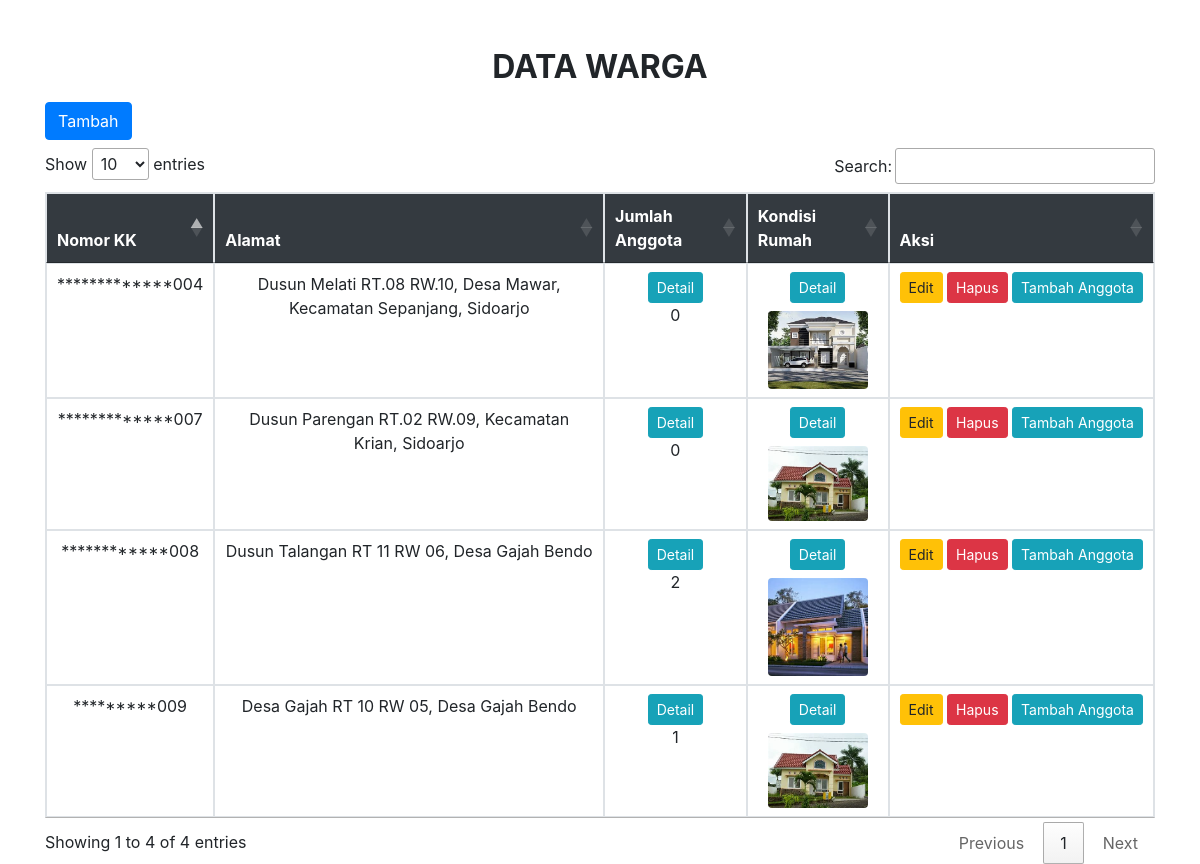
The page / on the database its author committed.
### tables this page shows
CREATE TABLE `kk` (
  `id_kk` int(11) NOT NULL,
  `nomor_kk` varchar(16) DEFAULT NULL,
  `alamat` varchar(255) DEFAULT NULL,
  `kondisi_rumah` varchar(255) DEFAULT NULL,
  `pemilik_rumah` varchar(50) DEFAULT NULL,
  `luas_tanah` double DEFAULT NULL,
  `luas_bangunan` double DEFAULT NULL,
  `jumlah_kamar_mandi` int(11) DEFAULT NULL,
  `jumlah_kamar_tidur` int(11) DEFAULT NULL,
  `jenis_material_bangunan` varchar(50) DEFAULT NULL,
  `listrik_watt` int(11) DEFAULT NULL,
  `npbb` varchar(20) DEFAULT NULL
);

### index.php (the view, shortened to what this page needs)
<!DOCTYPE html>
<html lang="en">
<head>
    <link rel="stylesheet" type="text/css" href="https://cdn.datatables.net/1.11.5/css/jquery.dataTables.css">
    <link rel="stylesheet" href="https://stackpath.bootstrapcdn.com/bootstrap/4.5.2/css/bootstrap.min.css">
</head>
<body>
    <div class="container mt-5">
        <h2 class="text-center mb-3 text"><b>DATA WARGA</b></h2>
        <div class="">
            <button type="button" class="btn btn-primary text-center mb-2 " data-toggle="modal" data-target="#tambahModal">
                Tambah
            </button>
        </div>
        <table id="dttb" class="table table-bordered text-center table-hover mt-3">
            <thead class="bg-dark text-white">
                <tr>
                    <th>Nomor KK</th>
                    <th>Alamat</th>
                    <th>Jumlah Anggota</th>
                    <th>Kondisi Rumah</th>
                    <th>Aksi</th>
                </tr>
            </thead>
            <tbody>
                <?php
                include 'koneksi.php';
                $query = "SELECT KK.*, COUNT(KTP.id_ktp) AS jumlah_anggota
                FROM KK
                LEFT JOIN KTP ON KK.id_kk = KTP.id_kk
                GROUP BY KK.id_kk";
                $result = mysqli_query($conn, $query);
                while ($row = mysqli_fetch_assoc($result)) { ?>
                    <tr>
                        <td><?= str_repeat('*', strlen($row['nomor_kk']) - 3) . substr($row['nomor_kk'], -3) ?></td>
                        <td><?= $row['alamat'] ?></td>
                        <td class="text-center">
                            <button type='button' class='btn btn-info btn-sm' data-toggle='modal' data-target='#detail_anggota<?= $row['id_kk'] ?>'>Detail</button>
                            <br>
                            <?= $row['jumlah_anggota'] ?>
                        </td>
                        <td class="text-center">
                            <button type='button' class='btn btn-info btn-sm mb-2' data-toggle='modal' data-target='#detail_rumah<?= $row['id_kk'] ?>'>Detail</button>
                            <br>
                            <img src='<?= $row['kondisi_rumah'] ?>' alt='Gambar' style='max-width: 100px; max-height: 100px;' class="rounded">
                        </td>
                        <td class="text-nowrap">
                            <button type='button' class='btn btn-warning btn-sm' data-toggle='modal' data-target='#editModal<?= $row['id_kk'] ?>'>Edit</button>
                            <a href='proses_hapus.php?id_kk=<?= $row['id_kk'] ?>' class='btn btn-danger btn-sm' onclick='return confirm("Apakah Anda yakin ingin menghapus data?")'>Hapus</a>
                            <button type='button' class='btn btn-info btn-sm' data-toggle='modal' data-target='#tambahAnggotaModal<?= $row['id_kk'] ?>'>Tambah Anggota</button>
                        </td>
                    </tr>
                <?php
                }
                ?>
            </tbody>
        </table>
    </div>
</body>
</html>

### rows shown on the page
kk: nomor_kk "************", nomor_kk "008", alamat "Dusun Talangan RT 11 RW 06, Desa Gajah Bendo", jumlah_anggota "2", kondisi_rumah (picture)
kk: nomor_kk "*************", nomor_kk "007", alamat "Dusun Parengan RT.02 RW.09, Kecamatan Krian, Sidoarjo", jumlah_anggota "0", kondisi_rumah (picture)
kk: nomor_kk "*************", nomor_kk "004", alamat "Dusun Melati RT.08 RW.10, Desa Mawar, Kecamatan Sepanjang, Sidoarjo", jumlah_anggota "0", kondisi_rumah (picture)
kk: nomor_kk "*********", nomor_kk "009", alamat "Desa Gajah RT 10 RW 05, Desa Gajah Bendo", jumlah_anggota "1", kondisi_rumah (picture)
